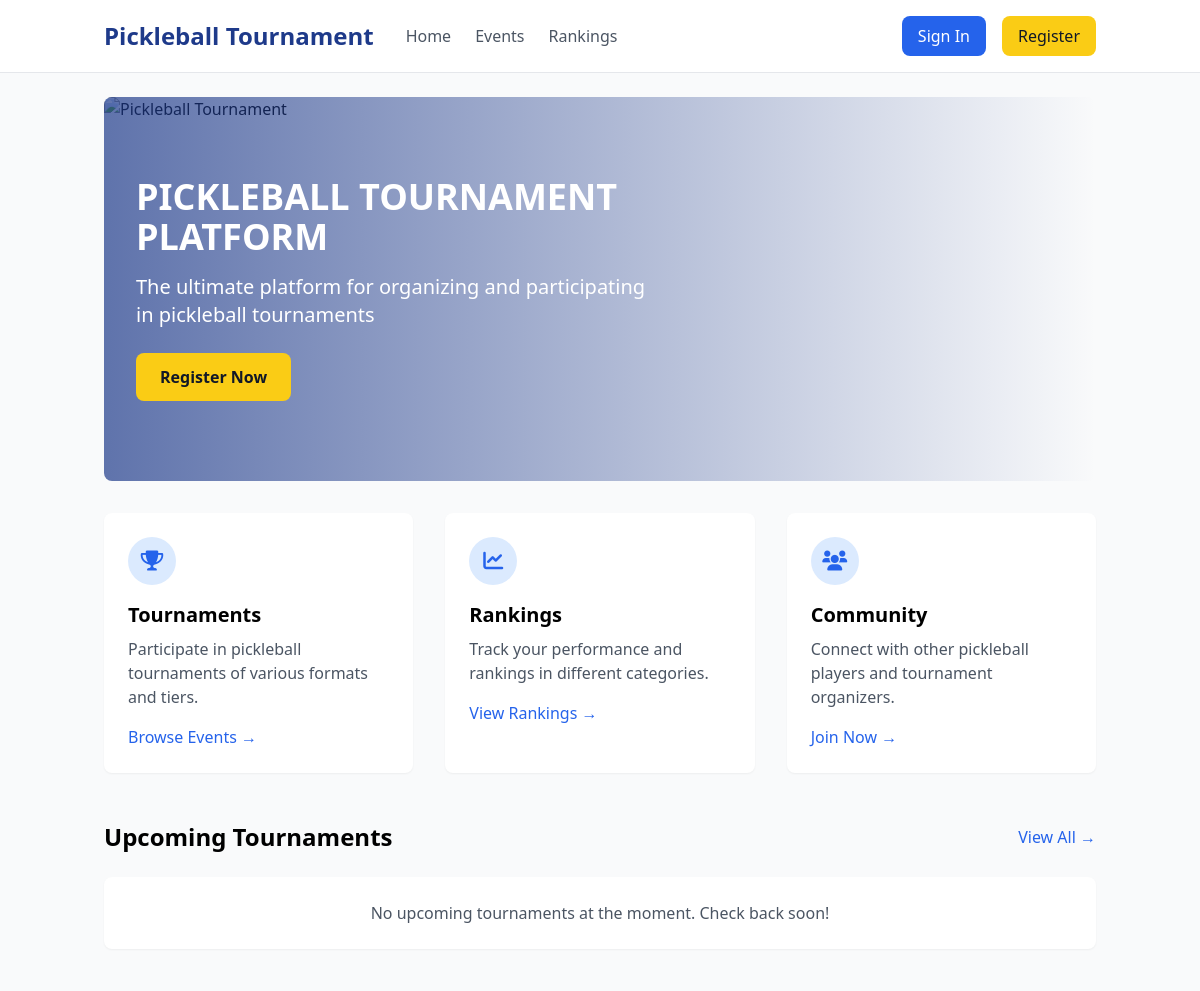
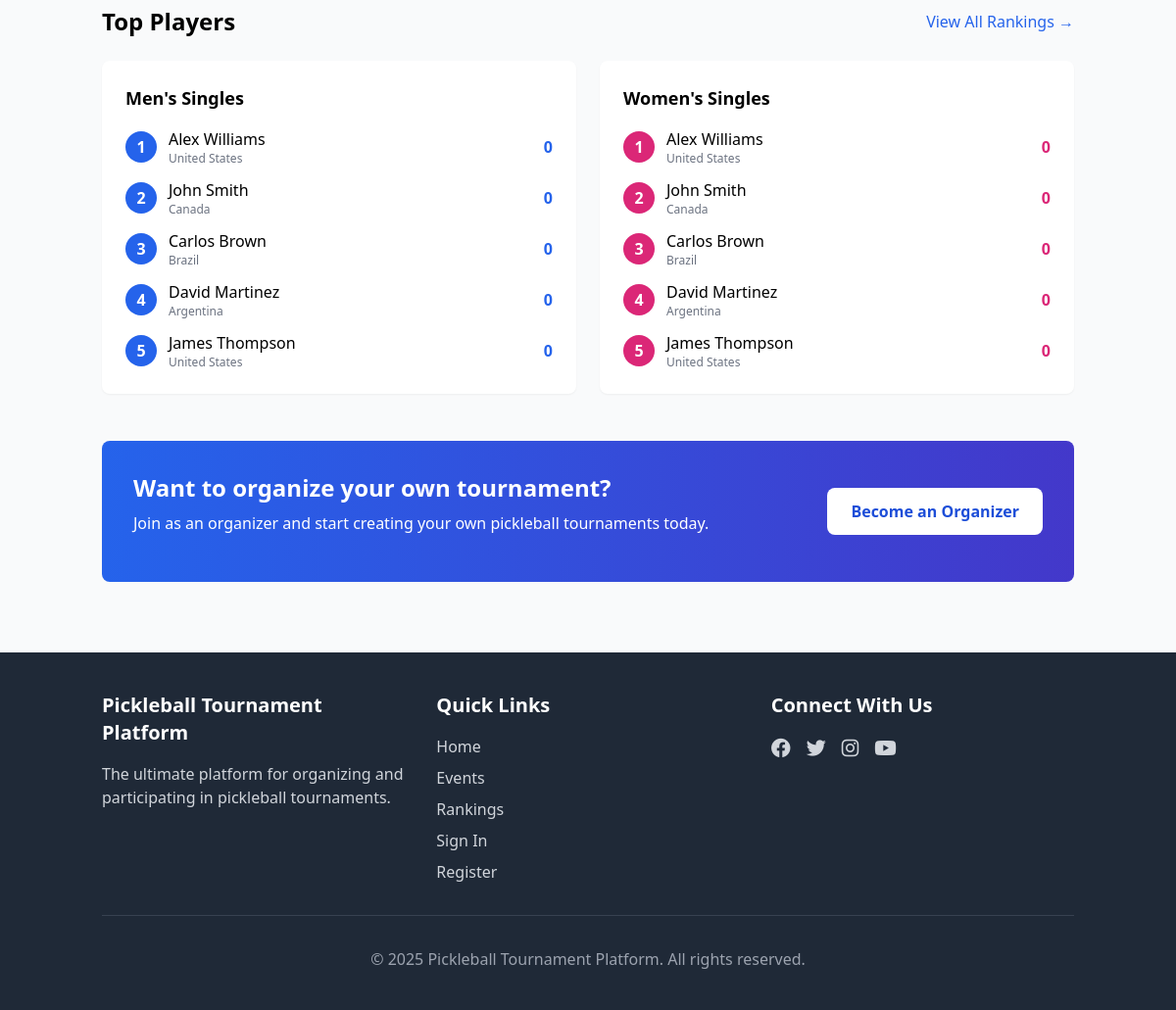
/index, run on the app's committed database (2 pictures, top to bottom).
### app/models.py (models this page shows, shortened)
class PlayerProfile(db.Model):
    id = db.Column(db.Integer, primary_key=True)
    user_id = db.Column(db.Integer, db.ForeignKey('user.id'))
    full_name = db.Column(db.String(100), nullable=False)
    country = db.Column(db.String(100))
    city = db.Column(db.String(100))
    age = db.Column(db.Integer)
    bio = db.Column(db.Text)
    plays = db.Column(db.String(50))  # Right-handed, Left-handed
    height = db.Column(db.String(20))  # Height in ft and inches
    paddle = db.Column(db.String(100))  # Paddle model they use
    profile_image = db.Column(db.String(255))
    action_image = db.Column(db.String(255))
    banner_image = db.Column(db.String(255))
    instagram = db.Column(db.String(255))
    facebook = db.Column(db.String(255))
    twitter = db.Column(db.String(255))
    turned_pro = db.Column(db.Integer)
    mens_singles_points = db.Column(db.Integer, default=0)
    womens_singles_points = db.Column(db.Integer, default=0)
    mens_doubles_points = db.Column(db.Integer, default=0)
    womens_doubles_points = db.Column(db.Integer, default=0)
    mixed_doubles_points = db.Column(db.Integer, default=0)
    registrations = db.relationship('Registration',
                                    backref='player',
                                    lazy='dynamic',
                                    foreign_keys='Registration.player_id')
    partner_registrations = db.relationship('Registration',
                                            backref='partner',
                                            lazy='dynamic',
                                            foreign_keys='Registration.partner_id')

### app/main/routes.py (the view)
@bp.route('/')
@bp.route('/index')
def index():
    upcoming_tournaments = Tournament.query.filter_by(status=TournamentStatus.UPCOMING).order_by(Tournament.start_date).limit(3).all()
    ongoing_tournaments = Tournament.query.filter_by(status=TournamentStatus.ONGOING).all()
    completed_tournaments = Tournament.query.filter_by(status=TournamentStatus.COMPLETED).order_by(Tournament.end_date.desc()).limit(3).all()
    top_mens_singles = PlayerProfile.query.order_by(PlayerProfile.mens_singles_points.desc()).limit(5).all()
    top_womens_singles = PlayerProfile.query.order_by(PlayerProfile.womens_singles_points.desc()).limit(5).all()
    top_mens_doubles = PlayerProfile.query.order_by(PlayerProfile.mens_doubles_points.desc()).limit(5).all()
    top_womens_doubles = PlayerProfile.query.order_by(PlayerProfile.womens_doubles_points.desc()).limit(5).all()
    top_mixed_doubles = PlayerProfile.query.order_by(PlayerProfile.mixed_doubles_points.desc()).limit(5).all()
    return render_template('main/index.html',
                           title='Home',
                           upcoming_tournaments=upcoming_tournaments,
                           ongoing_tournaments=ongoing_tournaments,
                           completed_tournaments=completed_tournaments,
                           top_mens_singles=top_mens_singles,
                           top_womens_singles=top_womens_singles,
                           top_mens_doubles=top_mens_doubles,
                           top_womens_doubles=top_womens_doubles,
                           top_mixed_doubles=top_mixed_doubles)

### app/templates/main/index.html (shortened to what this page needs)
{% extends "base.html" %}
{% block content %}
<div class="relative w-full h-96 rounded-lg overflow-hidden mb-8">
    <div class="absolute inset-0 bg-gradient-to-r from-blue-900/70 to-transparent flex items-center">
        <div class="px-8 max-w-xl">
            <h1 class="text-4xl font-bold text-white mb-4">PICKLEBALL TOURNAMENT PLATFORM</h1>
            <p class="text-xl text-white mb-6">The ultimate platform for organizing and participating in pickleball tournaments</p>
            <div class="flex space-x-4">
                {% if not current_user.is_authenticated %}
                    <a href="{{ url_for('auth.register') }}" class="px-6 py-3 bg-yellow-400 text-gray-900 rounded-lg hover:bg-yellow-500 transition font-bold">Register Now</a>
                {% else %}
                    <a href="{{ url_for('main.events') }}" class="px-6 py-3 bg-yellow-400 text-gray-900 rounded-lg hover:bg-yellow-500 transition font-bold">View Events</a>
                {% endif %}
            </div>
        </div>
    </div>
    <img src="/static/uploads/banners/hero.jpg" alt="Pickleball Tournament" class="w-full h-full object-cover">
</div>
<div class="grid grid-cols-1 md:grid-cols-3 gap-8 mb-12">
    <div class="bg-white p-6 rounded-lg shadow-sm">
        <div class="w-12 h-12 bg-blue-100 rounded-full flex items-center justify-center mb-4">
            <i class="fas fa-trophy text-blue-600 text-xl"></i>
        </div>
        <h3 class="text-xl font-bold mb-2">Tournaments</h3>
        <p class="text-gray-600 mb-4">Participate in pickleball tournaments of various formats and tiers.</p>
        <a href="{{ url_for('main.events') }}" class="text-blue-600 hover:text-blue-800 font-medium">Browse Events →</a>
    </div>
    <div class="bg-white p-6 rounded-lg shadow-sm">
        <div class="w-12 h-12 bg-blue-100 rounded-full flex items-center justify-center mb-4">
            <i class="fas fa-chart-line text-blue-600 text-xl"></i>
        </div>
        <h3 class="text-xl font-bold mb-2">Rankings</h3>
        <p class="text-gray-600 mb-4">Track your performance and rankings in different categories.</p>
        <a href="{{ url_for('main.rankings') }}" class="text-blue-600 hover:text-blue-800 font-medium">View Rankings →</a>
    </div>
    <div class="bg-white p-6 rounded-lg shadow-sm">
        <div class="w-12 h-12 bg-blue-100 rounded-full flex items-center justify-center mb-4">
            <i class="fas fa-users text-blue-600 text-xl"></i>
        </div>
        <h3 class="text-xl font-bold mb-2">Community</h3>
        <p class="text-gray-600 mb-4">Connect with other pickleball players and tournament organizers.</p>
        {% if not current_user.is_authenticated %}
            <a href="{{ url_for('auth.register') }}" class="text-blue-600 hover:text-blue-800 font-medium">Join Now →</a>
        {% else %}
            <a href="{{ url_for('main.events') }}" class="text-blue-600 hover:text-blue-800 font-medium">Explore Events →</a>
        {% endif %}
    </div>
</div>
<div class="mb-12">
    <div class="flex justify-between items-center mb-6">
        <h2 class="text-2xl font-bold">Upcoming Tournaments</h2>
        <a href="{{ url_for('main.events') }}" class="text-blue-600 hover:text-blue-800">View All →</a>
    </div>
    <div class="grid grid-cols-1 md:grid-cols-2 lg:grid-cols-3 gap-6">
        {% for tournament in upcoming_tournaments %}
            <div class="bg-white rounded-lg overflow-hidden shadow-sm">
                <div class="h-40 bg-gray-200 relative">
                    {% if tournament.banner %}
                        <img src="{{ url_for('static', filename=tournament.banner) }}" alt="{{ tournament.name }}" class="w-full h-full object-cover">
                    {% else %}
                        <div class="w-full h-full flex items-center justify-center bg-gradient-to-r from-blue-500 to-indigo-600">
                            <span class="text-white text-xl font-bold">{{ tournament.name }}</span>
                        </div>
                    {% endif %}
                    <div class="absolute top-0 right-0 m-2 px-2 py-1 bg-{{ tournament.tier.value|lower }}-100 text-{{ tournament.tier.value|lower }}-800 rounded text-xs font-medium">
                        {{ tournament.tier.value }}
                    </div>
                </div>
                <div class="p-4">
                    <h3 class="font-bold text-lg mb-2">{{ tournament.name }}</h3>
                    <p class="text-gray-600 mb-2">{{ tournament.location }}</p>
                    <div class="flex justify-between items-center text-sm">
                        <span class="text-blue-600">{{ tournament.start_date.strftime('%b %d') }} - {{ tournament.end_date.strftime('%b %d, %Y') }}</span>
                        <a href="{{ url_for('main.tournament_detail', id=tournament.id) }}" class="text-blue-600 hover:text-blue-800 font-medium">Details →</a>
                    </div>
                </div>
            </div>
        {% else %}
            <div class="bg-white p-6 rounded-lg shadow-sm col-span-full">
                <p class="text-gray-600 text-center">No upcoming tournaments at the moment. Check back soon!</p>
            </div>
        {% endfor %}
    </div>
</div>
<div class="mb-12">
    <div class="flex justify-between items-center mb-6">
        <h2 class="text-2xl font-bold">Top Players</h2>
        <a href="{{ url_for('main.rankings') }}" class="text-blue-600 hover:text-blue-800">View All Rankings →</a>
    </div>
    <div class="grid grid-cols-1 md:grid-cols-2 gap-6">
        <div class="bg-white p-6 rounded-lg shadow-sm">
            <h3 class="font-bold text-lg mb-4">Men's Singles</h3>
            <div class="space-y-3">
                {% for player in top_mens_singles[:5] %}
                    <div class="flex items-center justify-between">
                        <div class="flex items-center">
                            <div class="w-8 h-8 bg-blue-600 text-white rounded-full flex items-center justify-center mr-3 font-bold">
                                {{ loop.index }}
                            </div>
                            <div>
                                <a href="{{ url_for('main.player_detail', id=player.id) }}" class="font-medium hover:text-blue-600">{{ player.full_name }}</a>
                                <div class="text-xs text-gray-500">{{ player.country }}</div>
                            </div>
                        </div>
                        <div class="font-bold text-blue-600">{{ player.mens_singles_points }}</div>
                    </div>
                {% else %}
                    <p class="text-gray-600 text-center">No rankings available.</p>
                {% endfor %}
            </div>
        </div>
        <div class="bg-white p-6 rounded-lg shadow-sm">
            <h3 class="font-bold text-lg mb-4">Women's Singles</h3>
            <div class="space-y-3">
                {% for player in top_womens_singles[:5] %}
                    <div class="flex items-center justify-between">
                        <div class="flex items-center">
                            <div class="w-8 h-8 bg-pink-600 text-white rounded-full flex items-center justify-center mr-3 font-bold">
                                {{ loop.index }}
                            </div>
                            <div>
                                <a href="{{ url_for('main.player_detail', id=player.id) }}" class="font-medium hover:text-blue-600">{{ player.full_name }}</a>
                                <div class="text-xs text-gray-500">{{ player.country }}</div>
                            </div>
                        </div>
                        <div class="font-bold text-pink-600">{{ player.womens_singles_points }}</div>
                    </div>
                {% else %}
                    <p class="text-gray-600 text-center">No rankings available.</p>
                {% endfor %}
            </div>
        </div>
    </div>
</div>
<div class="bg-gradient-to-r from-blue-600 to-indigo-700 rounded-lg p-8 mb-12 text-white">
    <div class="md:flex items-center justify-between">
        <div class="mb-6 md:mb-0 md:w-2/3">
            <h2 class="text-2xl font-bold mb-2">Want to organize your own tournament?</h2>
            <p class="mb-4">Join as an organizer and start creating your own pickleball tournaments today.</p>
        </div>
        <div class="md:w-1/3 text-center md:text-right">
            <a href="{{ url_for('auth.register') }}" class="inline-block px-6 py-3 bg-white text-blue-700 rounded-lg hover:bg-gray-100 transition font-bold">Become an Organizer</a>
        </div>
    </div>
</div>
{% endblock %}

### data on the page
PlayerProfile: full_name "Alex Williams", country "United States", mens_singles_points "0", womens_singles_points "0"
PlayerProfile: full_name "John Smith", country "Canada", mens_singles_points "0", womens_singles_points "0"
PlayerProfile: full_name "Carlos Brown", country "Brazil", mens_singles_points "0", womens_singles_points "0"
PlayerProfile: full_name "David Martinez", country "Argentina", mens_singles_points "0", womens_singles_points "0"
PlayerProfile: full_name "James Thompson", country "United States", mens_singles_points "0", womens_singles_points "0"

### other printed values
{{ now.year if now else 2025 }} "2025"
